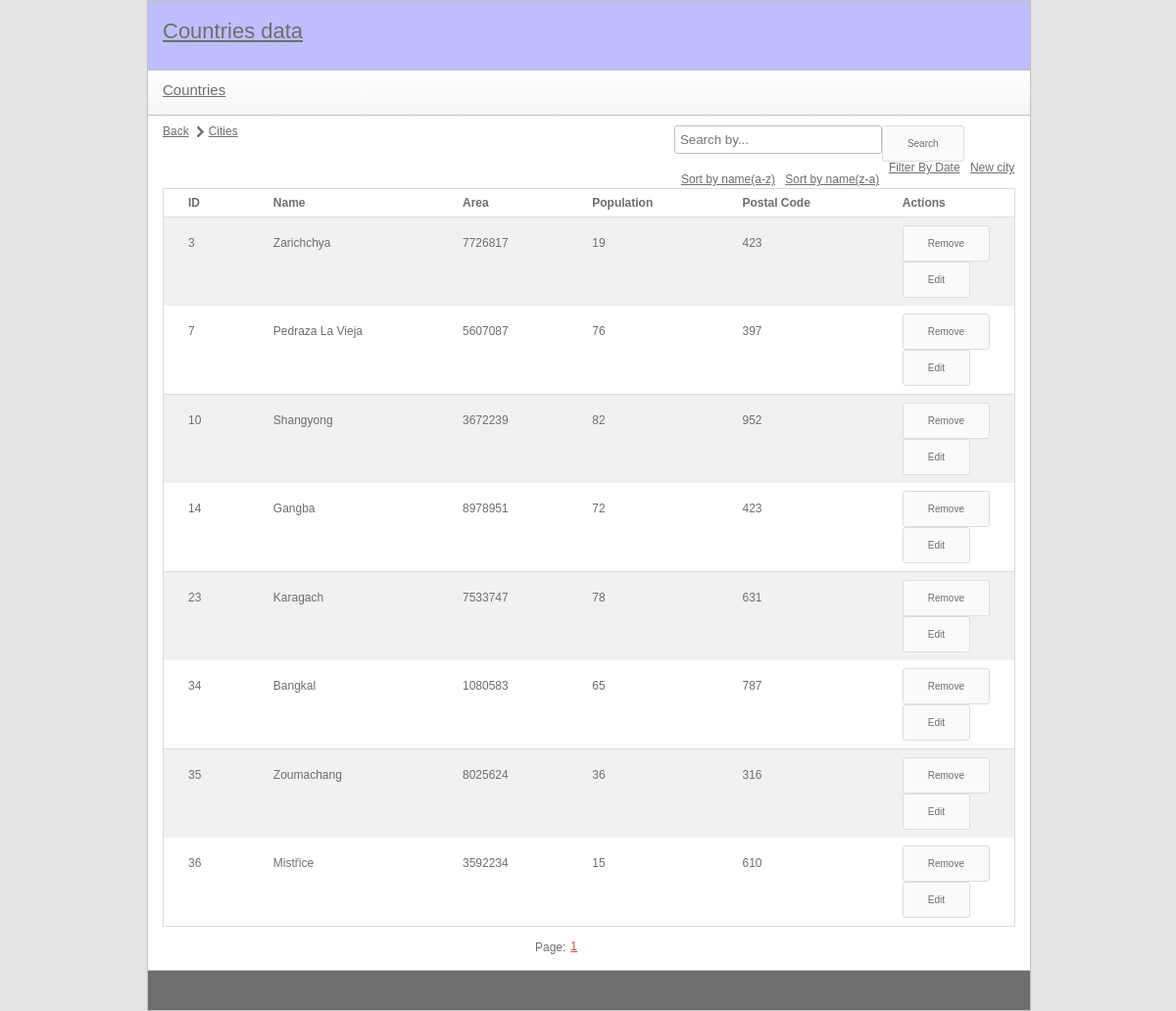
/index.php?module=cities&action=list&cid=3, run on the app's committed database.
### tables this page shows
CREATE TABLE `miestai` (
  `id` int(11) NOT NULL,
  `name` varchar(50) NOT NULL,
  `area` int(11) NOT NULL,
  `population` bigint(20) NOT NULL,
  `postal_code` varchar(50) NOT NULL,
  `add_date` date NOT NULL,
  `fk_salys` int(11) NOT NULL
);

### controls/cities_list.php (called while the page is built)
<?php
include 'libraries/countries.class.php';
$countriesObj = new countries();
include 'libraries/cities.class.php';
$citiesObj= new cities();
$country_id=($_GET['cid']);
$country = $countriesObj->getCountryById($country_id);
include 'utils/paging.class.php';
$paging = new paging(config::NUMBER_OF_ROWS_IN_PAGE);
if(isset($_GET['start_date']) or isset($_GET['end_date'])){
    if(isset($_GET['start_date']) and isset($_GET['end_date'])) {
        $start_date = $_GET['start_date'];
        $end_date = $_GET['end_date'];
        $clause = "AND add_date>='" . $start_date . "'" . " AND `add_date` <=" . "'" . $end_date . "'";
    }elseif (isset($_GET['start_date']) and !isset($_GET['end_date'])){
        $start_date = $_GET['start_date'];
        $clause = "AND add_date>='" . $start_date . "'";
    }elseif (!isset($_GET['start_date']) and isset($_GET['end_date'])){
        $end_date = $_GET['end_date'];
        $clause = "AND add_date<='" . $end_date . "'";
    }
    $elementCount = $citiesObj->getCitiesListCount($country_id,$clause);
    $paging->process($elementCount, $pageId);
    $data = $citiesObj->getCitiesList($paging->size, $paging->first, $country_id,null,$clause);
}
else {
    if (isset($_GET['text'])) {
        $filter = "\"%" . $_GET['text'] . "%\"";
        $elementCount = $citiesObj->getCitiesListFilteredCount($filter, $country_id);
        $paging->process($elementCount, $pageId);
        if (isset($_GET['sortByNameAZ'])) {
            $data = $citiesObj->getCitiesListFiltered($paging->size, $paging->first, "ORDER BY name ASC", $filter, $country_id);
        } else if (isset($_GET['sortByNameZA'])) {
            $data = $citiesObj->getCitiesListFiltered($paging->size, $paging->first, "ORDER BY name DESC", $filter, $country_id);
        } else {
            $data = $citiesObj->getCitiesListFiltered($paging->size, $paging->first, null, $filter, $country_id);
        }
    } else {
        $elementCount = $citiesObj->getCitiesListCount($country_id,null);
        $paging->process($elementCount, $pageId);
        if (isset($_GET['sortByNameAZ'])) {
            $data = $citiesObj->getCitiesList($paging->size, $paging->first, $country_id, "ORDER BY name ASC",null);
        } else if (isset($_GET['sortByNameZA'])) {
            $data = $citiesObj->getCitiesList($paging->size, $paging->first, $country_id, "ORDER BY name DESC",null);
        } else {
            $data = $citiesObj->getCitiesList($paging->size, $paging->first, $country_id, null,null);
        }
    }
}
include 'templates/cities_list.tpl.php';
?>

### index.php (called while the page is built, shortened)
<?php
	include 'utils/mysql.class.php';
	if(isset($_GET['module'])) {
		$module = mysql::escape($_GET['module']);
	}
	include 'templates/main.tpl.php';
?>

### libraries/countries.class.php (called while the page is built, shortened)
<?php
class countries {
	private $saliu_lentele = '';
	public function __construct() {
		$this->saliu_lentele = config::DB_PREFIX . 'šalys';
	}
    public function getCountryById($id) {
        $query = "  SELECT *
					FROM `{$this->saliu_lentele}` WHERE `id`='{$id}'";
        $data = mysql::select($query);
        return $data[0];
    }
}

### utils/mysql.class.php (called while the page is built, shortened)
<?php
class mysql {
    protected static $connection;
    public static function connect() {
		if(!isset(self::$connection)) {
            self::$connection = new mysqli(config::DB_SERVER, config::DB_USERNAME, config::DB_PASSWORD, config::DB_NAME);
        }
        return self::$connection;
    }
    public static function query($query) {
        $connection = mysql::connect();
        $result = $connection->query($query);
        return $result;
    }
    public static function select($query) {
        $rows = array();
        $result = mysql::query($query);
        while ($row = $result->fetch_assoc()) {
            $rows[] = $row;
        }
        return $rows;
    }
	public static function escape($field) {
		$connection =  mysql::connect();
		return mysqli_real_escape_string($connection, $field);
	}
}

### utils/paging.class.php (called while the page is built, shortened)
<?php
class paging {
	public $size;
	public function __construct($rowsPerPage) {
		$this->size = $rowsPerPage;
	}
	public function process($total, $currentPage) {
		$this->first = ($currentPage - 1) * $this->size;
	}
}
?>

### libraries/cities.class.php (called while the page is built, shortened)
<?php
class cities {
	private $cities_table = '';
	public function __construct() {
		$this->cities_table = config::DB_PREFIX . 'miestai';
	}
	public function getCitiesList($limit = null, $offset = null, $countryId,$orderProp,$clause) {
		$limitOffsetString = "";
		if(isset($limit)) {
			$limitOffsetString .= " LIMIT {$limit}";
		}
		if(isset($offset)) {
			$limitOffsetString .= " OFFSET {$offset}";
		}
		$query = "  SELECT *
					FROM `{$this->cities_table}` WHERE `{$this->cities_table}`.`fk_salys`={$countryId}  $orderProp $clause $limitOffsetString ";
		$data = mysql::select($query);
		return $data;
	}
}

### templates/cities_list.tpl.php (the view, shortened to what this page needs)
<ul id="pagePath">
	<li><a href="index.php?module=country&action=list">Back</a></li>
    <li><a href='index.php?module=cities&action=list&cid=<?php echo $country['id']; ?>' title=\"Miestai\"<?php if($module == 'cities') { echo 'class=\"active\"'; } ?>>Cities</a></li>
</ul>
<div id="actions">
    <input type="text" id="search" onkeyup="success()" placeholder="Search by..." class="textbox textbox-200" value="<?php if(isset($_GET['text'])) echo $_GET['text']; ?>">
    <input type="submit" class="submit button" disabled="disabled" id="searchButton" onclick="searchReplaceCity('cities',<?php echo $country['id']; ?>)" value="Search">
    <a href="index.php?module=cities&action=filter_date&cid=<?php echo $country['id']; ?>">Filter By Date</a>
    <a href='index.php?module=<?php echo $module; ?>&action=create&countryname=<?php echo $country['name']; ?>'>New city</a>
    <?php
    if(isset($_GET['text'])) {
        ?>
        <a href="index.php?module=cities&action=list&cid=<?php echo $country['id']; ?>&sortByNameAZ=1&text=<?php echo $_GET['text']; ?>"<?php if ($module == 'cities') {
            echo 'class="active"';
        } ?>>Sort by name(a-z)</a>
        <a href="index.php?module=cities&action=list&cid=<?php echo $country['id']; ?>&sortByNameZA=1&text=<?php echo $_GET['text']; ?>"<?php if ($module == 'cities') {
            echo 'class="active"';
        } ?>>Sort by name(z-a)</a>
        <?php
    }else {
        ?>
        <a href='index.php?module=cities&action=list&cid=<?php echo $country['id']; ?>&sortByNameAZ=1'<?php if ($module == 'cities') {
            echo 'class="active"';
        } ?>>Sort by name(a-z)</a>
        <a href='index.php?module=cities&action=list&cid=<?php echo $country['id']; ?>&sortByNameZA=1'<?php if ($module == 'cities') {
            echo 'class="active"';
        } ?>>Sort by name(z-a)</a>
        <?php
    }
    ?>
</div>
    <?php
if(count($data)==0){
    ?>
    <div class="errorBox">
		No cities found
	</div>
<?php
}else {
    ?>
<table class="listTable">
	<tr>
		<th>ID</th>
		<th>Name</th>
		<th>Area</th>
		<th>Population</th>
        <th>Postal Code</th>
		<th>Actions</th>
	</tr>
    <?php
            foreach ($data as $key => $val) {
                echo
                    "<tr>"
                    . "<td>{$val['id']}</td>"
                    . "<td>{$val['name']}</td>"
                    . "<td>{$val['area']}</td>"
                    . "<td>{$val['population']}</td>"
                    . "<td>{$val['postal_code']}</td>"
                    . "<td>"
                    .  "<button class=\"submit button\"  onclick='showConfirmDialog(\"{$module}\", \"{$val['id']}\", \"{$country['id']}\"); return false;' title=''>Remove</button>"
                    .  "<button class=\"submit button\" onclick=\"location.href='index.php?module={$module}&action=edit&id={$val['id']}&countryname={$country['name']}'\" title=''>Edit</button>"
                    . "</td>"
                    . "</tr>";
            }
        }
	?>
</table>
<?php
	include 'templates/paging.tpl.php';
?>

### style/main.css (style rules this page uses)
body { color: #6e6e6e; font-family: Verdana, Geneva, sans-serif; font-size: 12px; background-color: #e3e3e3; width: 900px; margin: 0px auto; }
a { color: #6e6e6e; }
.button { background-color: #fafafa; border: 1px solid #ddd; padding: 12px 25px; display: block; font-size: 10px; text-decoration: none; color: #6e6e6e; border-radius: 3px; moz-border-radius: 3px; }
#contentMain table { margin-top: 3px; width: 100%; border-collapse: collapse; border: 1px solid #ddd; }
#contentMain table th { text-align: left; padding: 8px 25px; font-weight: bold; }
#contentMain table th:last-child { width: 40px; }
#contentMain table th:first-child { border-top-left-radius: 5px; moz-border-top-left-radius: 5px; }
#contentMain table th:last-child { border-top-right-radius: 5px; moz-border-top-right-radius: 5px; }
#contentMain table.listTable tr:nth-child(even) { background-color: #f1f1f1; }
#contentMain table td { padding: 8px 25px; text-align: center; line-height: 22px; text-align: left; }
#contentMain table tr:last-child td:first-child { border-bottom-left-radius: 5px; moz-border-bottom-left-radius: 5px; }
#contentMain table tr:last-child td:last-child { border-bottom-right-radius: 5px; moz-border-bottom-right-radius: 5px; }
#contentMain table.listTable tr:nth-child(odd) { background-color: #fff; border-bottom: 1px solid #ddd; }
#contentMain #pagePath { margin: 10px 0px 10px 0px; display: block; float: left; }
#contentMain #pagePath li { float: left; display: block; margin-right: 5px; background: url(images/page-path-separator.png) center right no-repeat; padding-right: 15px; }
#contentMain #pagePath li:last-child { background: none; }
#contentMain #actions { float: right; margin: 10px 0px 0px 0px; }
#contentMain #actions a { margin-left: 7px; }
input.textbox { color: #5b5b5b; height: 25px; padding-left: 5px; padding-right: 5px; border-radius: 3px; -moz-border-radius: 3px; border: 1px solid #c0c0c0; }
input.textbox-200 { width: 200px; float: left; margin-bottom: 10px; }

### data on the page
miestai: id "3", name "Zarichchya", area "7726817", population "19", postal_code "423"
miestai: id "7", name "Pedraza La Vieja", area "5607087", population "76", postal_code "397"
miestai: id "10", name "Shangyong", area "3672239", population "82", postal_code "952"
miestai: id "14", name "Gangba", area "8978951", population "72", postal_code "423"
miestai: id "23", name "Karagach", area "7533747", population "78", postal_code "631"
miestai: id "34", name "Bangkal", area "1080583", population "65", postal_code "787"
miestai: id "35", name "Zoumachang", area "8025624", population "36", postal_code "316"
miestai: id "36", name "Mistřice", area "3592234", population "15", postal_code "610"

### other printed values
$value['page'] "1"
